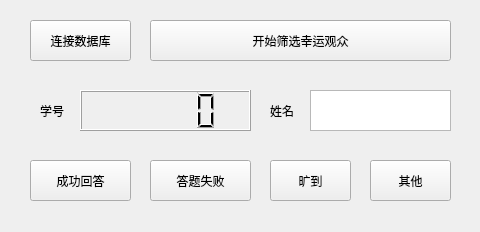
<?xml version="1.0" encoding="UTF-8"?>
<ui version="4.0">
 <class>Form</class>
 <widget class="QWidget" name="Form">
  <property name="geometry">
   <rect>
    <x>0</x>
    <y>0</y>
    <width>480</width>
    <height>232</height>
   </rect>
  </property>
  <property name="windowTitle">
   <string>Form</string>
  </property>
  <widget class="QPushButton" name="pb_success">
   <property name="geometry">
    <rect>
     <x>30</x>
     <y>160</y>
     <width>101</width>
     <height>41</height>
    </rect>
   </property>
   <property name="text">
    <string>成功回答</string>
   </property>
  </widget>
  <widget class="QLabel" name="label">
   <property name="geometry">
    <rect>
     <x>270</x>
     <y>90</y>
     <width>31</width>
     <height>41</height>
    </rect>
   </property>
   <property name="text">
    <string>姓名</string>
   </property>
  </widget>
  <widget class="QPushButton" name="pb_fail">
   <property name="geometry">
    <rect>
     <x>150</x>
     <y>160</y>
     <width>101</width>
     <height>41</height>
    </rect>
   </property>
   <property name="text">
    <string>答题失败</string>
   </property>
  </widget>
  <widget class="QLabel" name="label_id">
   <property name="geometry">
    <rect>
     <x>40</x>
     <y>90</y>
     <width>31</width>
     <height>41</height>
    </rect>
   </property>
   <property name="text">
    <string>学号</string>
   </property>
  </widget>
  <widget class="QPushButton" name="pb_other">
   <property name="geometry">
    <rect>
     <x>370</x>
     <y>160</y>
     <width>81</width>
     <height>41</height>
    </rect>
   </property>
   <property name="text">
    <string>其他</string>
   </property>
  </widget>
  <widget class="QLabel" name="label_name">
   <property name="geometry">
    <rect>
     <x>280</x>
     <y>90</y>
     <width>171</width>
     <height>31</height>
    </rect>
   </property>
   <property name="text">
    <string/>
   </property>
  </widget>
  <widget class="QLCDNumber" name="lcdNumber_id">
   <property name="geometry">
    <rect>
     <x>80</x>
     <y>90</y>
     <width>171</width>
     <height>41</height>
    </rect>
   </property>
  </widget>
  <widget class="QPushButton" name="pb_start">
   <property name="geometry">
    <rect>
     <x>150</x>
     <y>20</y>
     <width>301</width>
     <height>41</height>
    </rect>
   </property>
   <property name="text">
    <string>开始筛选幸运观众</string>
   </property>
  </widget>
  <widget class="QPushButton" name="pb_connect_db">
   <property name="geometry">
    <rect>
     <x>30</x>
     <y>20</y>
     <width>101</width>
     <height>41</height>
    </rect>
   </property>
   <property name="text">
    <string>连接数据库</string>
   </property>
  </widget>
  <widget class="QTextBrowser" name="textBrowser_name">
   <property name="geometry">
    <rect>
     <x>310</x>
     <y>90</y>
     <width>141</width>
     <height>41</height>
    </rect>
   </property>
  </widget>
  <widget class="QPushButton" name="pb_absence">
   <property name="geometry">
    <rect>
     <x>270</x>
     <y>160</y>
     <width>81</width>
     <height>41</height>
    </rect>
   </property>
   <property name="text">
    <string>旷到</string>
   </property>
  </widget>
 </widget>
 <resources/>
 <connections/>
</ui>
